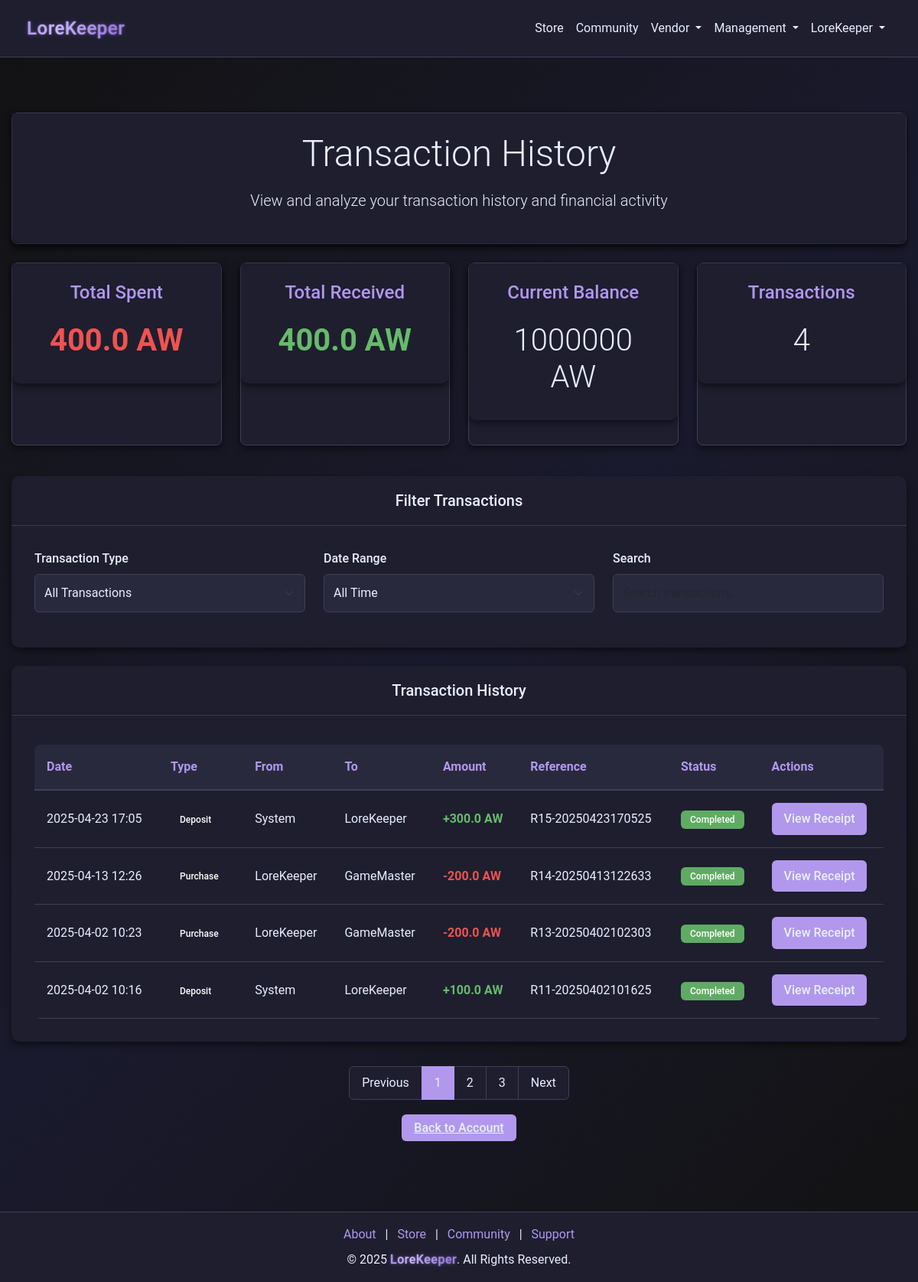
/account/transactions (signed in), run on the app's committed database.
### models.py (models this page shows)
class User(db.Model):
    __tablename__ = "users"
    id = db.Column(db.Integer, primary_key=True)
    username = db.Column(db.String(64), nullable=False, index=True)
    email = db.Column(db.String(128), unique=True, nullable=False, index=True)
    password = db.Column(db.String(128), nullable=False)
    bio = db.Column(db.String(256), default="")
    privilege_id = db.Column(db.Integer, db.ForeignKey("privileges.id"), default=1)
    created_at = db.Column(db.DateTime, default=datetime.utcnow)
    status = db.Column(db.String(64), default="Active", index=True)
    balance = db.Column(db.Integer, default=0)
    pending_balance = db.Column(db.Integer, default=0)
    purchases = db.relationship(
        "Purchase", back_populates="user", lazy=True, cascade="all, delete-orphan"
    )
    subscription = db.relationship(
        "Subscription", back_populates="user", lazy=True, cascade="all, delete-orphan"
    )
    received_transactions = db.relationship(
        "Receipt", foreign_keys="Receipt.receiver_id", back_populates="receiver"
    )
    tickets = db.relationship("SupportTicket", back_populates="user")
    responses = db.relationship("SupportTicketResponse", back_populates="responder")
    balance_logs = db.relationship("TransactionLog", back_populates="user")
    game_states = db.relationship("GameState", back_populates="user")
    grindstone_items = db.relationship("GrindStoneItem", back_populates="user")
    community_posts = db.relationship("CommunityPost", back_populates="creator")
    community_replies = db.relationship("CommunityReply", back_populates="creator")

class SystemTransaction(db.Model):
    __tablename__ = "system_transactions"
    id = db.Column(db.Integer, primary_key=True)
    transaction_type = db.Column(db.String(64), nullable=False, index=True)
    sender_id = db.Column(db.Integer, db.ForeignKey("users.id"), nullable=False)
    receiver_id = db.Column(db.Integer, db.ForeignKey("users.id"), nullable=False)
    amount = db.Column(db.Float, nullable=False)
    status = db.Column(db.String(64), default="Pending", index=True)
    created_at = db.Column(db.DateTime, default=datetime.utcnow)
    completed_at = db.Column(db.DateTime, nullable=True)
    reference_code = db.Column(db.String(128), unique=True)
    notes = db.Column(db.Text, nullable=True)

### app.py (the view)
@app.route("/account/transactions", methods=["GET"])
@login_required
def transaction_history():
    if not session.get("user_id"):
        return redirect(url_for("login"))
    user = User.query.get(session.get("user_id"))
    if not user:
        session.clear()
        return redirect(url_for("login"))
    transactions = (
        SystemTransaction.query.filter(
            (SystemTransaction.sender_id == user.id)
            | (SystemTransaction.receiver_id == user.id)
        )
        .order_by(SystemTransaction.created_at.desc())
        .all()
    )
    total_spent = 0
    total_received = 0
    for transaction in transactions:
        if transaction.sender_id > 0:
            sender = User.query.get(transaction.sender_id)
            transaction.sender_name = sender.username if sender else "Unknown"
        else:
            transaction.sender_name = (
                "System" if transaction.sender_id == SYSTEM_ID else "Payment Provider"
            )
        receiver = User.query.get(transaction.receiver_id)
        transaction.receiver_name = receiver.username if receiver else "Unknown"
        if transaction.sender_id == user.id:
            total_spent += transaction.amount
        if transaction.receiver_id == user.id:
            total_received += transaction.amount
        if not transaction.notes:
            if transaction.transaction_type == "DEPOSIT":
                transaction.notes = (
                    f"Deposit of {transaction.amount} AW from payment provider"
                )
            elif transaction.transaction_type == "PURCHASE":
                transaction.notes = f"Purchase transaction of {transaction.amount} AW"
            elif transaction.transaction_type == "TRANSFER":
                if transaction.sender_id == user.id:
                    transaction.notes = f"Transfer of {transaction.amount} AW to {transaction.receiver_name}"
                else:
                    transaction.notes = f"Transfer of {transaction.amount} AW from {transaction.sender_name}"
            elif transaction.transaction_type == "REFUND":
                transaction.notes = f"Refund of {transaction.amount} AW"
            else:
                transaction.notes = f"{transaction.transaction_type} transaction of {transaction.amount} AW"
    return render_template(
        "account_receipt_history.html",
        user=user,
        transactions=transactions,
        total_spent=total_spent,
        total_received=total_received,
        transaction_count=len(transactions),
    )

### app.py (called while the page is built)
@app.after_request
def add_header(response):
    response.headers["Cache-Control"] = "no-store"
    return response

@app.before_request
def before_request():
    try:
        if session.get("user_id"):
            session.permanent = True
        else:
            getCookie()
    except Exception:
        session.clear()

### wrappers.py (called while the page is built)
def login_required(f):
    @wraps(f)
    def decorated_function(*args, **kwargs):
        if not session.get("user_id"):
            flash("You must be logged in to access this page", "warning")
            return redirect(url_for("login"))
        return f(*args, **kwargs)
    return decorated_function

### templates/account_receipt_history.html (shortened to what this page needs)
{% extends "nav_footer_template.html" %}
{% block content %}
<div class="container mt-5 mb-5">
    <div class="admin-card mb-4">
        <div class="card-body text-center">
            <h1 class="display-5 mb-3">Transaction History</h1>
            <p class="lead">View and analyze your transaction history and financial activity</p>
        </div>
    </div>
    <div class="row mb-4">
        <div class="col-md-3 mb-3">
            <div class="admin-card h-100">
                <div class="card-body text-center">
                    <h5 class="card-title">Total Spent</h5>
                    <h2 class="display-6 amount-negative">{{ total_spent }} AW</h2>
                </div>
            </div>
        </div>
        <div class="col-md-3 mb-3">
            <div class="admin-card h-100">
                <div class="card-body text-center">
                    <h5 class="card-title">Total Received</h5>
                    <h2 class="display-6 amount-positive">{{ total_received }} AW</h2>
                </div>
            </div>
        </div>
        <div class="col-md-3 mb-3">
            <div class="admin-card h-100">
                <div class="card-body text-center">
                    <h5 class="card-title">Current Balance</h5>
                    <h2 class="display-6">{{ user.balance }} AW</h2>
                </div>
            </div>
        </div>
        <div class="col-md-3 mb-3">
            <div class="admin-card h-100">
                <div class="card-body text-center">
                    <h5 class="card-title">Transactions</h5>
                    <h2 class="display-6">{{ transaction_count }}</h2>
                </div>
            </div>
        </div>
    </div>
    <div class="card mb-4">
        <div class="card-header">
            <h3 class="card-title h5 mb-0">Filter Transactions</h3>
        </div>
        <div class="card-body admin-form">
            <div class="row">
                <div class="col-md-4 mb-3">
                    <label for="transactionType" class="form-label">Transaction Type</label>
                    <select class="form-select" id="transactionType">
                        <option value="all" selected>All Transactions</option>
                    </select>
                </div>
                <div class="col-md-4 mb-3">
                    <label for="dateRange" class="form-label">Date Range</label>
                    <select class="form-select" id="dateRange">
                        <option value="all" selected>All Time</option>
                    </select>
                </div>
                <div class="col-md-4 mb-3">
                    <label for="searchTransaction" class="form-label">Search</label>
                    <input type="text" class="form-control" id="searchTransaction" placeholder="Search transactions...">
                </div>
            </div>
        </div>
    </div>
    <div class="card mb-4">
        <div class="card-header">
            <h3 class="card-title h5 mb-0">Transaction History</h3>
        </div>
        <div class="card-body">
            <div class="table-responsive">
                <table class="data-table">
                    <thead>
                        <tr>
                            <th>Date</th>
                            <th>Type</th>
                            <th>From</th>
                            <th>To</th>
                            <th>Amount</th>
                            <th>Reference</th>
                            <th>Status</th>
                            <th>Actions</th>
                        </tr>
                    </thead>
                    <tbody>
                        {% for transaction in transactions %}
                        <tr>
                            <td>{{ transaction.created_at.strftime('%Y-%m-%d %H:%M') }}</td>
                            <td>
                                {% if transaction.transaction_type == 'DEPOSIT' %}
                                <span class="badge badge-deposit">Deposit</span>
                                {% elif transaction.transaction_type == 'PURCHASE' %}
                                <span class="badge badge-purchase">Purchase</span>
                                {% elif transaction.transaction_type == 'TRANSFER' %}
                                <span class="badge badge-transfer">Transfer</span>
                                {% elif transaction.transaction_type == 'REFUND' %}
                                <span class="badge badge-refund">Refund</span>
                                {% else %}
                                <span class="badge bg-secondary">{{ transaction.transaction_type }}</span>
                                {% endif %}
                            </td>
                            <td>{{ transaction.sender_name }}</td>
                            <td>{{ transaction.receiver_name }}</td>
                            <td>
                                {% if transaction.sender_id == user.id %}
                                <span class="amount-negative">-{{ transaction.amount }} AW</span>
                                {% else %}
                                <span class="amount-positive">+{{ transaction.amount }} AW</span>
                                {% endif %}
                            </td>
                            <td>{{ transaction.reference_code if transaction.reference_code else 'N/A' }}</td>
                            <td>
                                <span class="badge {% if transaction.status == 'Completed' %}bg-success{% else %}bg-warning{% endif %}">
                                    {{ transaction.status }}
                                </span>
                            </td>
                            <td>
                                <button class="admin-btn admin-btn-primary" data-bs-toggle="modal" data-bs-target="#receiptModal"
                                    data-id="{{ transaction.id }}"
                                    data-ref="{{ transaction.reference_code if transaction.reference_code else 'N/A' }}"
                                    data-type="{{ transaction.transaction_type }}"
                                    data-amount="{{ transaction.amount }}"
                                    data-date="{{ transaction.created_at.strftime('%Y-%m-%d %H:%M') }}"
                                    data-sender="{{ transaction.sender_name }}"
                                    data-receiver="{{ transaction.receiver_name }}"
                                    data-status="{{ transaction.status }}"
                                    data-notes="{{ transaction.notes if transaction.notes else 'No additional notes' }}">
                                    View Receipt
                                </button>
                            </td>
                        </tr>
                        {% endfor %}
                    </tbody>
                </table>
            </div>
        </div>
    </div>
    <nav aria-label="Transaction history pagination">
        <ul class="pagination justify-content-center">
            <li class="page-item disabled">
                <a class="page-link" href="#" tabindex="-1" aria-disabled="true">Previous</a>
            </li>
            <li class="page-item active"><a class="page-link" href="#">1</a></li>
            <li class="page-item"><a class="page-link" href="#">2</a></li>
            <li class="page-item"><a class="page-link" href="#">3</a></li>
            <li class="page-item">
                <a class="page-link" href="#">Next</a>
            </li>
        </ul>
    </nav>
    <div class="text-center mt-4 mb-5">
        <a href="/account" class="admin-btn admin-btn-primary">Back to Account</a>
    </div>
</div>
{% endblock %}

### data on the page
User: balance "1000000"
SystemTransaction: transaction_type "Deposit"
SystemTransaction: transaction_type "Purchase"
SystemTransaction: transaction_type "Purchase"
SystemTransaction: transaction_type "Deposit"

### other printed values
{{ session['username'] }} "LoreKeeper"
{{ total_spent }} "400.0"
{{ total_received }} "400.0"
{{ transaction_count }} "4"
